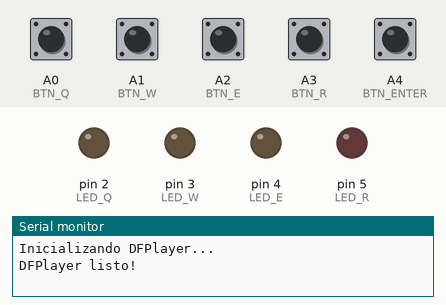
Recording of a sketch running on a simulated Arduino Leonardo, built with avr-gcc and run on an emulated ATmega32U4. Shown: output pins drawn as LEDs (lit = HIGH), the last lines printed to the serial monitor. Inputs (shaded band) come from the test bench; at power-on: A0 (BTN_Q), A1 (BTN_W), A2 (BTN_E), A3 (BTN_R), A4 (BTN_ENTER) HIGH. The audio player accepts every command and is not drawn; USB keyboard and mouse output is not drawn.

Above: at 1.7 s.
1.8 s: A0 (BTN_Q) pulled LOW for 0.15 s
At 2.4 s:
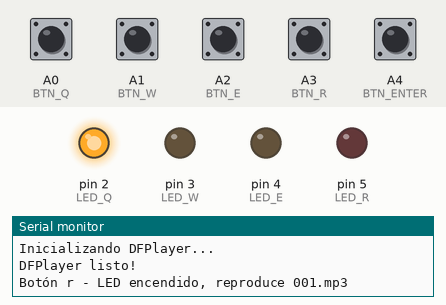
4.3 s: A1 (BTN_W) pulled LOW for 0.15 s
At 5.1 s:
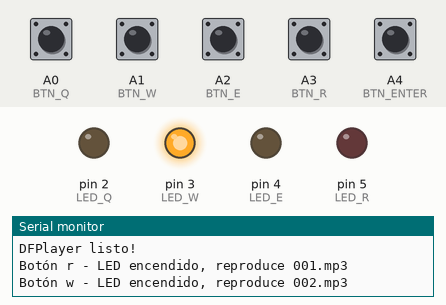
6.8 s: A2 (BTN_E) pulled LOW for 0.15 s
At 7.3 s:
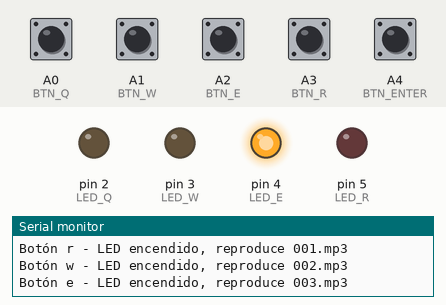
9.3 s: A3 (BTN_R) pulled LOW for 0.15 s
At 10.1 s:
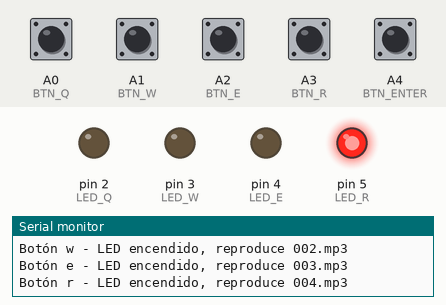
13.4 s: A0 (BTN_Q) driven LOW and A1 (BTN_W) driven LOW
At 13.9 s:
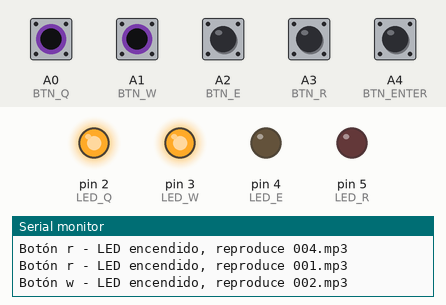
Timing chart, 0 to 16.4 s (numbered marks = the images above; inputs shaded):
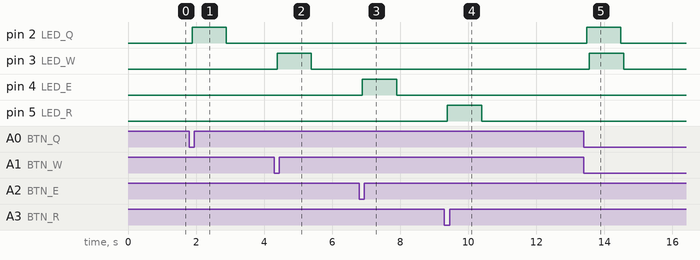

The sketch:

player2nuevo1.ino
```cpp
#include <SoftwareSerial.h>
#include <DFRobotDFPlayerMini.h>
#include <Keyboard.h>

// Definición de pines de botones
#define BTN_Q   A0   // Botón 1 - Tecla Q
#define BTN_W   A1   // Botón 2 - Tecla W
#define BTN_E   A2   // Botón 3 - Tecla E
#define BTN_R   A3   // Botón 4 - Tecla R
#define BTN_ENTER A4 // Botón 5 - Tecla ENTER

// Definición de pines de LEDs
#define LED_Q   2
#define LED_W   3
#define LED_E   4
#define LED_R   5

// Definición de pines para DFPlayer Mini
#define DFPLAYER_TX   9
#define DFPLAYER_RX   10

// Objetos
SoftwareSerial mySoftwareSerial(DFPLAYER_RX, DFPLAYER_TX);
DFRobotDFPlayerMini myDFPlayer;

// Variables para control de LEDs (apagado automático)
unsigned long ledOffTime[4] = {0, 0, 0, 0};
bool ledState[4] = {false, false, false, false};

// Último estado de los botones
int lastButtonState[5] = {HIGH, HIGH, HIGH, HIGH, HIGH};

// Variable para evitar reproducción redundante
unsigned long lastPlayTime = 0;

void setup() {
  // Configurar LEDs
  pinMode(LED_Q, OUTPUT);
  pinMode(LED_W, OUTPUT);
  pinMode(LED_E, OUTPUT);
  pinMode(LED_R, OUTPUT);

  digitalWrite(LED_Q, LOW);
  digitalWrite(LED_W, LOW);
  digitalWrite(LED_E, LOW);
  digitalWrite(LED_R, LOW);

  // Configurar botones con pull-up
  pinMode(BTN_Q, INPUT_PULLUP);
  pinMode(BTN_W, INPUT_PULLUP);
  pinMode(BTN_E, INPUT_PULLUP);
  pinMode(BTN_R, INPUT_PULLUP);
  pinMode(BTN_ENTER, INPUT_PULLUP);

  // Serial para debug
  Serial.begin(115200);

  // Iniciar DFPlayer
  mySoftwareSerial.begin(9600);

  Keyboard.begin();

  Serial.println("Inicializando DFPlayer...");

  if (!myDFPlayer.begin(mySoftwareSerial)) {
    Serial.println("ERROR: No se pudo inicializar DFPlayer!");
    while (true) {
      for(int i = 2; i <= 5; i++) {
        digitalWrite(i, HIGH);
      }
      delay(200);
      for(int i = 2; i <= 5; i++) {
        digitalWrite(i, LOW);
      }
      delay(200);
    }
  }

  myDFPlayer.volume(30);
  Serial.println("DFPlayer listo!");
}

void loop() {
  // Verificar botones (la reproducción es inmediata)
  checkButton(BTN_Q, 'r', 0, LED_Q, 1);
  checkButton(BTN_W, 'w', 1, LED_W, 2);
  checkButton(BTN_E, 'e', 2, LED_E, 3);
  checkButton(BTN_R, 'r', 3, LED_R, 4);
  checkButtonEnter(BTN_ENTER);

  // Apagar LEDs después de 1000ms (esto NO bloquea nada)
  for (int i = 0; i < 4; i++) {
    if (ledState[i] && millis() - ledOffTime[i] >= 1000) {
      digitalWrite(i + 2, LOW);
      ledState[i] = false;
    }
  }

  delay(10);
}

void checkButton(int buttonPin, char keyChar, int ledIndex, int ledPin, int trackNumber) {
  int currentState = digitalRead(buttonPin);

  if (currentState == LOW && lastButtonState[ledIndex] == HIGH) {
       // 3. Reproducir audio (inmediato) - SIN delay que bloquee
    myDFPlayer.play(trackNumber);  // play() reemplaza automáticamente el audio actual

    // 1. Enviar tecla HID (inmediato)
    Keyboard.press(keyChar);
    delay(50);
    Keyboard.release(keyChar);

    // 2. Encender LED (inmediato)
    digitalWrite(ledPin, HIGH);
    ledState[ledIndex] = true;
    ledOffTime[ledIndex] = millis();


    // Debug
    Serial.print("Botón ");
    Serial.print(keyChar);
    Serial.print(" - LED encendido, reproduce 00");
    Serial.print(trackNumber);
    Serial.println(".mp3");
  }

  lastButtonState[ledIndex] = currentState;
}

void checkButtonEnter(int buttonPin) {
  int currentState = digitalRead(buttonPin);

  if (currentState == LOW && lastButtonState[4] == HIGH) {
    Keyboard.press(KEY_RETURN);
    delay(50);
    Keyboard.release(KEY_RETURN);
    Serial.println("ENTER");
  }

  lastButtonState[4] = currentState;
}
```

Measured:
- after the input at 1.8 s, pin 2 (LED_Q): LOW → HIGH after 0.09 s, → LOW 1.0 s later
- after the input at 4.3 s, pin 3 (LED_W): LOW → HIGH after 0.08 s, → LOW 1.0 s later
- after the input at 6.8 s, pin 4 (LED_E): LOW → HIGH after 0.09 s, → LOW 1.0 s later
- after the input at 9.3 s, pin 5 (LED_R): LOW → HIGH after 0.09 s, → LOW 1.0 s later
- after the input at 13.4 s, pin 2 (LED_Q): LOW → HIGH after 0.08 s, → LOW 1.0 s later; pin 3 (LED_W): LOW → HIGH after 0.16 s, → LOW 1.0 s later
